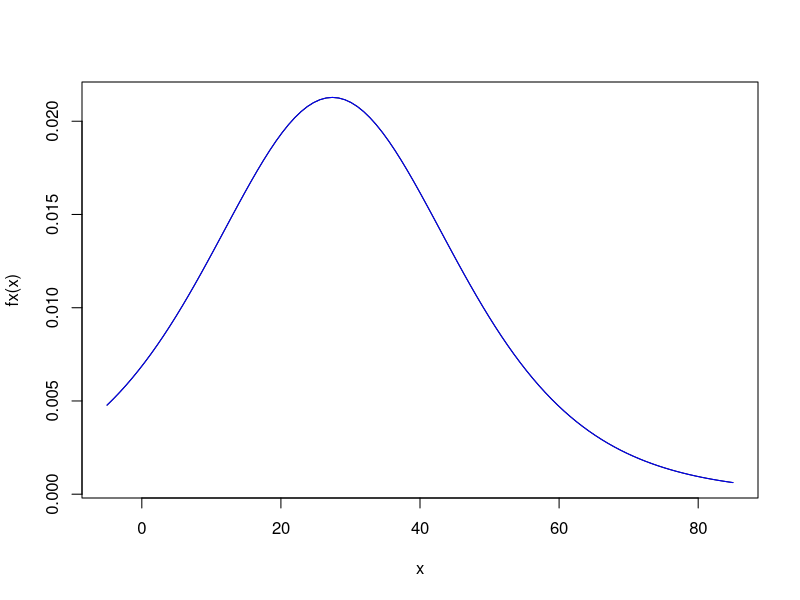

Write the R code that produced this figure.

#Slope from logistic regression
b1= 0.08511
#Intercept from logistic regression
b0 = -2.33184
fx <- function(x){
  b1*exp(b0+x*b1)/(exp(b0+x*b1)+1)^2
}

integrate(function(x)fx(x), -100, 100)
##This is the distribution of time it takes to fall asleep implied by the logistic regression
#(Ignoring the uncertainty in the parameter estimates)
curve(fx, from=-5, to=85)
curve(dlogis(x, location=-b0/b1, scale = 1/b1), add=T, col="blue")

#location = -b1*b2

#mean is -b0/b1
